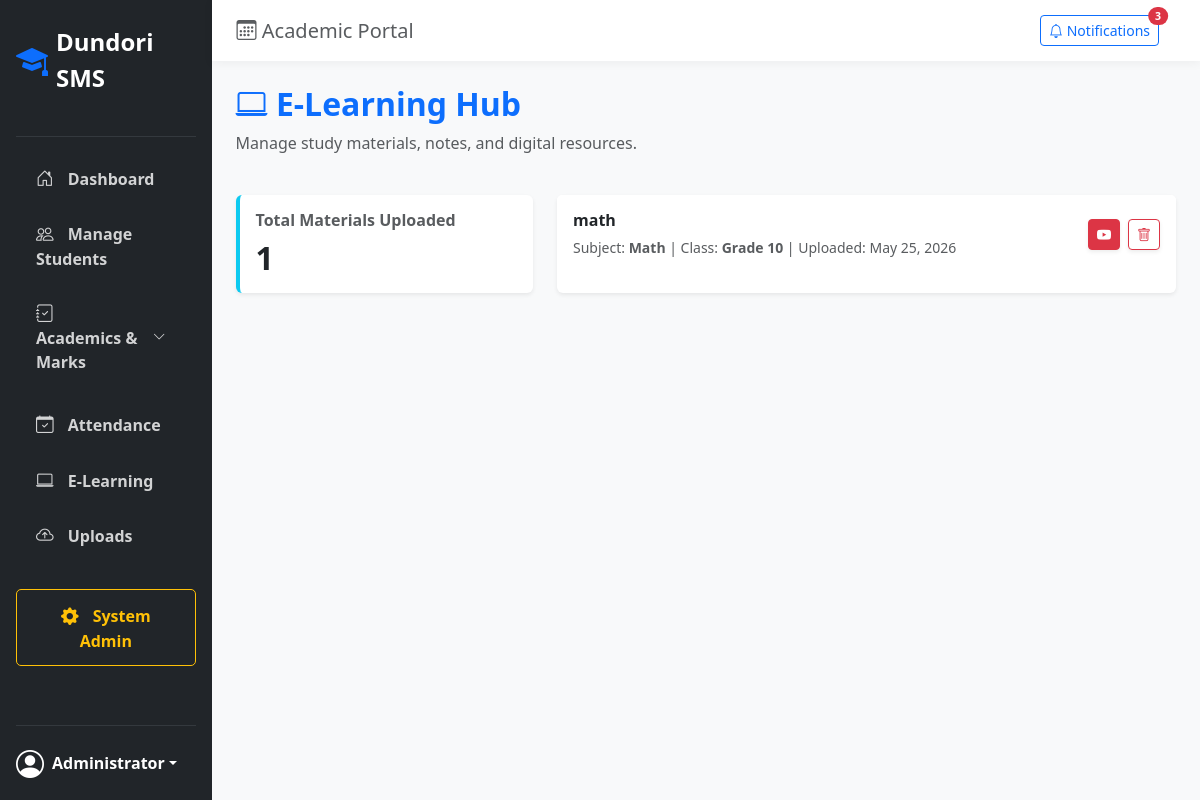
/resources/dashboard/, run on the app's committed database.
### resources/models.py (models this page shows, shortened)
class StudyMaterial(models.Model):
    title = models.CharField(max_length=200)
    subject = models.CharField(max_length=100)
    target_class = models.CharField(max_length=50) # e.g., Grade 10, Form 3
    description = models.TextField(blank=True, null=True)
    file = models.FileField(upload_to='study_materials/', blank=True, null=True)
    video_link = models.URLField(max_length=500, blank=True, null=True)
    upload_date = models.DateTimeField(default=timezone.now)

### resources/views.py (the view)
# urls.py: path('dashboard/', views.elearning_dashboard, name='elearning_dashboard'),
def elearning_dashboard(request):
    materials = StudyMaterial.objects.all().order_by('-upload_date')
    return render(request, 'resources/dashboard.html', {'materials': materials})

### templates/resources/dashboard.html (shortened to what this page needs)
{% extends 'base.html' %}
{% block content %}
<div class="d-flex justify-content-between align-items-center mb-4">
    <div>
        <h2 class="fw-bold text-primary"><i class="bi bi-laptop"></i> E-Learning Hub</h2>
        <p class="text-muted">Manage study materials, notes, and digital resources.</p>
    </div>
</div>
<div class="row">
    <div class="col-md-4 mb-4">
        <div class="card shadow-sm border-0 border-start border-info border-4 h-100">
            <div class="card-body">
                <h6 class="text-muted fw-bold">Total Materials Uploaded</h6>
                <h2 class="fw-bold mb-0">{{ materials|length }}</h2>
            </div>
        </div>
    </div>
    <div class="col-md-8 mb-4">
        <div class="card shadow-sm border-0 h-100">
            <div class="list-group list-group-flush">
                    {% for material in materials %}
                    <div class="list-group-item d-flex justify-content-between align-items-center p-3">
                        <div>
                            <h6 class="mb-1 fw-bold">{{ material.title }}</h6>
                            <small class="text-muted">
                                Subject: <strong>{{ material.subject }}</strong> |
                                Class: <strong>{{ material.target_class }}</strong> |
                                Uploaded: {{ material.upload_date|date:"M d, Y" }}
                            </small>
                        </div>
                        <div class="d-flex gap-2">
                            {% if material.video_link %}
                                <a href="{{ material.video_link }}" class="btn btn-sm btn-danger shadow-sm" target="_blank" title="Watch Video">
                                    <i class="bi bi-youtube"></i>
                                </a>
                            {% endif %}
                            <a href="{% url 'delete_material' material.id %}" class="btn btn-sm btn-outline-danger shadow-sm" onclick="return confirm('Are you sure you want to permanently delete this material?');" title="Delete Material">
                                <i class="bi bi-trash"></i>
                            </a>
                        </div>
                    </div>
                    {% empty %}
                    <div class="p-4 text-center text-muted">
                        <i class="bi bi-folder-x fs-1 d-block mb-2"></i>
                        No study materials have been uploaded yet.
                    </div>
                    {% endfor %}
                </div>
        </div>
    </div>
</div>
{% endblock %}

### templates/base.html (style rules this page uses)
body { background-color: #f8f9fa; font-family: 'Segoe UI', Tahoma, Geneva, Verdana, sans-serif; }

### data on the page
StudyMaterial: title "math", subject "Math", target_class "Grade 10", upload_date "May 25, 2026"

### other printed values
{{ materials|length }} "1"
